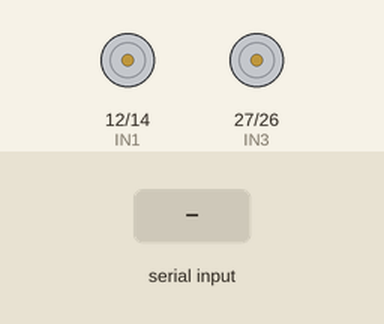
Bench run of a sketch on a simulated ESP32. Parts: motor-driver pin pairs drawn as motors (green arrow = first pin HIGH = forward, orange = second pin HIGH = backward, longer = more drive). Inputs (shaded band) come from the test bench. Nothing arrives over Bluetooth unless stated.

Above: at 1.2 s.
1.3 s: "F" received over the second serial link
At 2.3 s:
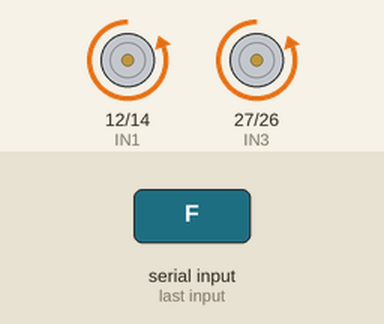
2.8 s: "B" received over the second serial link
At 3.4 s:
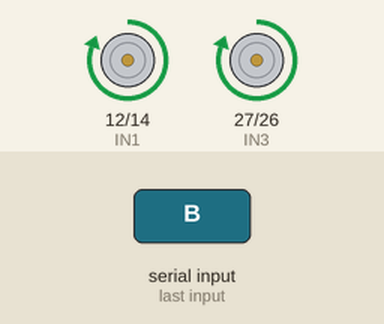
4.3 s: "L" received over the second serial link
At 4.6 s:
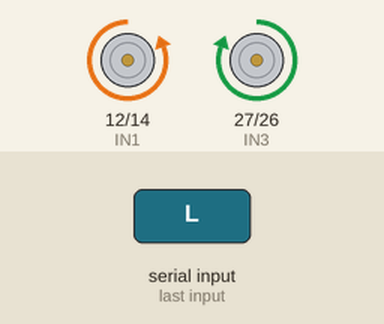
5.8 s: "R" received over the second serial link
At 6.9 s:
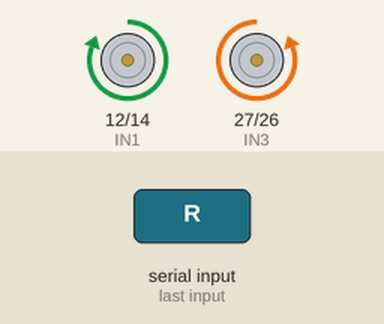
7.3 s: "S" received over the second serial link
At 8.1 s:
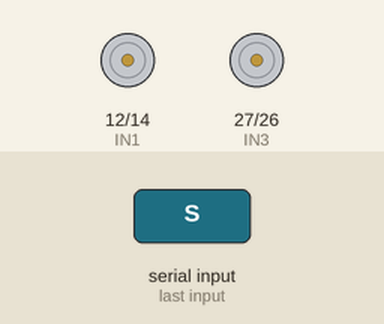
Timing chart, 0 to 9.8 s (numbered marks = the images above; inputs shaded):
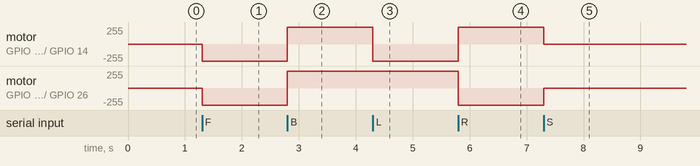

The sketch:

carrinho_bluetooth.ino
```cpp
#include "BluetoothSerial.h"

// Saídas que ligam as entradas na ponte H para as rodas direita e esquerda
int IN1 = 12; // Roda direita - sentido horário
int IN2 = 14; // Roda direita - sentido anti-horário
int IN3 = 27; // Roda esquerda - sentido horário
int IN4 = 26; // Roda esquerda - sentido anti-horário

#if !defined(CONFIG_BT_ENABLED) || !defined(CONFIG_BLUEDROID_ENABLED)
#error Bluetooth não está habilitado! Por favor, entre nas configurações e habilite o Bluetooth.
#endif

BluetoothSerial SerialBT;

void setup() {
  // Declaração dos pinos
  pinMode(IN1, OUTPUT);
  pinMode(IN2, OUTPUT);
  pinMode(IN3, OUTPUT);
  pinMode(IN4, OUTPUT);

  Serial.begin(115200);
  SerialBT.begin("novo"); // Nome do dispositivo Bluetooth
}

void loop() {
  char command;

  if (SerialBT.available() > 0) {
    command = SerialBT.read();

    // Movimentação do robô diferencial
    if (command == 'F') {
      // Mover para frente
      digitalWrite(IN1, LOW);
      digitalWrite(IN2, HIGH);
      digitalWrite(IN3, LOW);
      digitalWrite(IN4, HIGH);
    } else if (command == 'B') {
      // Mover para trás
      digitalWrite(IN1, HIGH);
      digitalWrite(IN2, LOW);
      digitalWrite(IN3, HIGH);
      digitalWrite(IN4, LOW);
    } else if (command == 'L') {
      // Virar para a esquerda
      digitalWrite(IN1, LOW);
      digitalWrite(IN2, HIGH);
      digitalWrite(IN3, HIGH);
      digitalWrite(IN4, LOW);
    } else if (command == 'R') {
      // Virar para a direita
      digitalWrite(IN1, HIGH);
      digitalWrite(IN2, LOW);
      digitalWrite(IN3, LOW);
      digitalWrite(IN4, HIGH);
    } else if (command == 'S') {
      // Parar
      digitalWrite(IN1, LOW);
      digitalWrite(IN2, LOW);
      digitalWrite(IN3, LOW);
      digitalWrite(IN4, LOW);
    }
  }
}
```

Measured:
- after the input at 1.3 s, motor on GPIO 12 (IN1) / GPIO 14 (IN2), motor on GPIO 27 (IN3) / GPIO 26 (IN4): stopped → backward 255/255 at once
- after the input at 2.8 s, motor on GPIO 12 (IN1) / GPIO 14 (IN2), motor on GPIO 27 (IN3) / GPIO 26 (IN4): backward 255/255 → forward 255/255 at once
- after the input at 4.3 s, motor on GPIO 12 (IN1) / GPIO 14 (IN2): forward 255/255 → backward 255/255 at once
- after the input at 5.8 s, motor on GPIO 12 (IN1) / GPIO 14 (IN2): backward 255/255 → forward 255/255 at once; motor on GPIO 27 (IN3) / GPIO 26 (IN4): forward 255/255 → backward 255/255 at once
- after the input at 7.3 s, motor on GPIO 12 (IN1) / GPIO 14 (IN2): forward 255/255 → stopped at once; motor on GPIO 27 (IN3) / GPIO 26 (IN4): backward 255/255 → stopped at once
